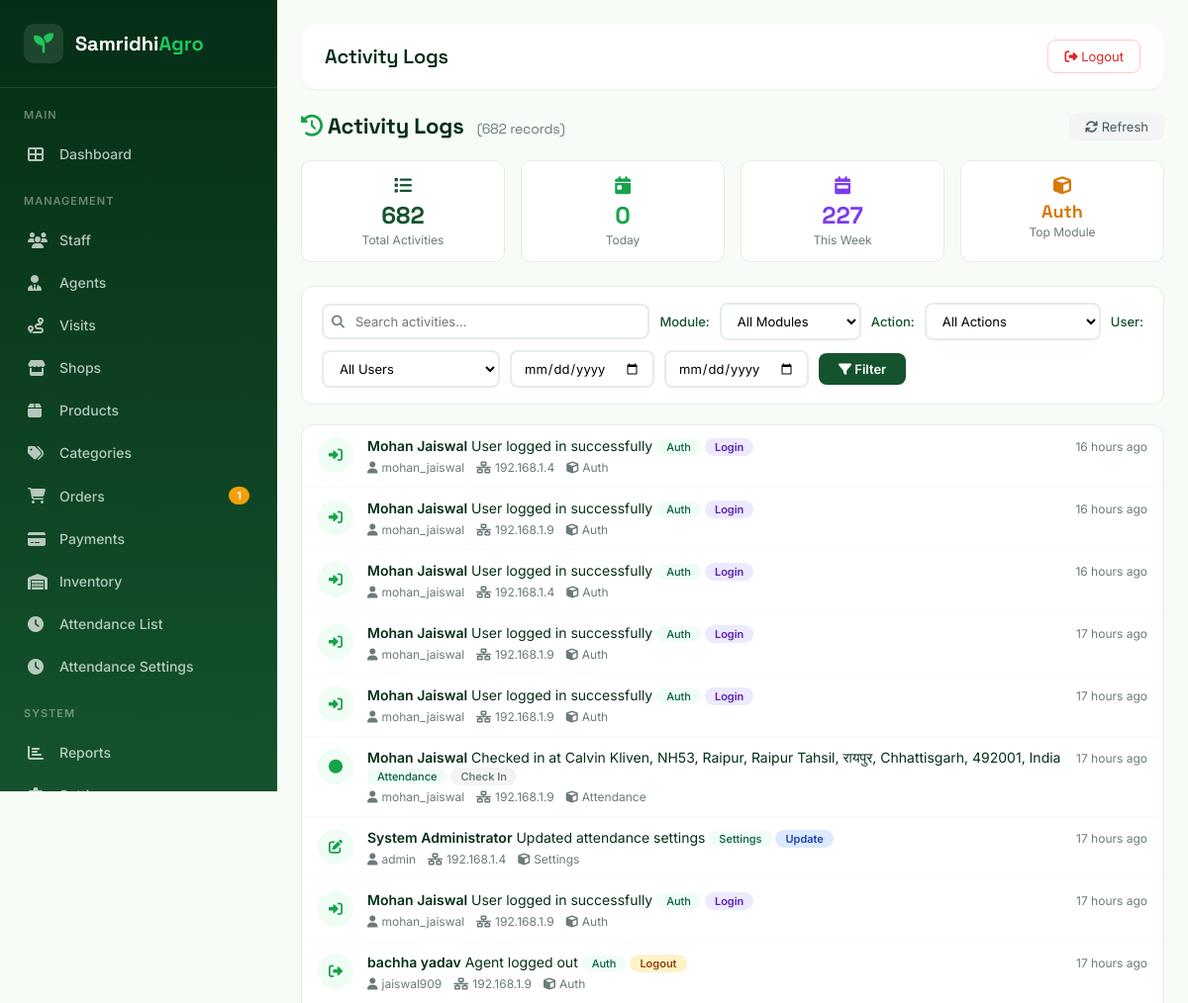
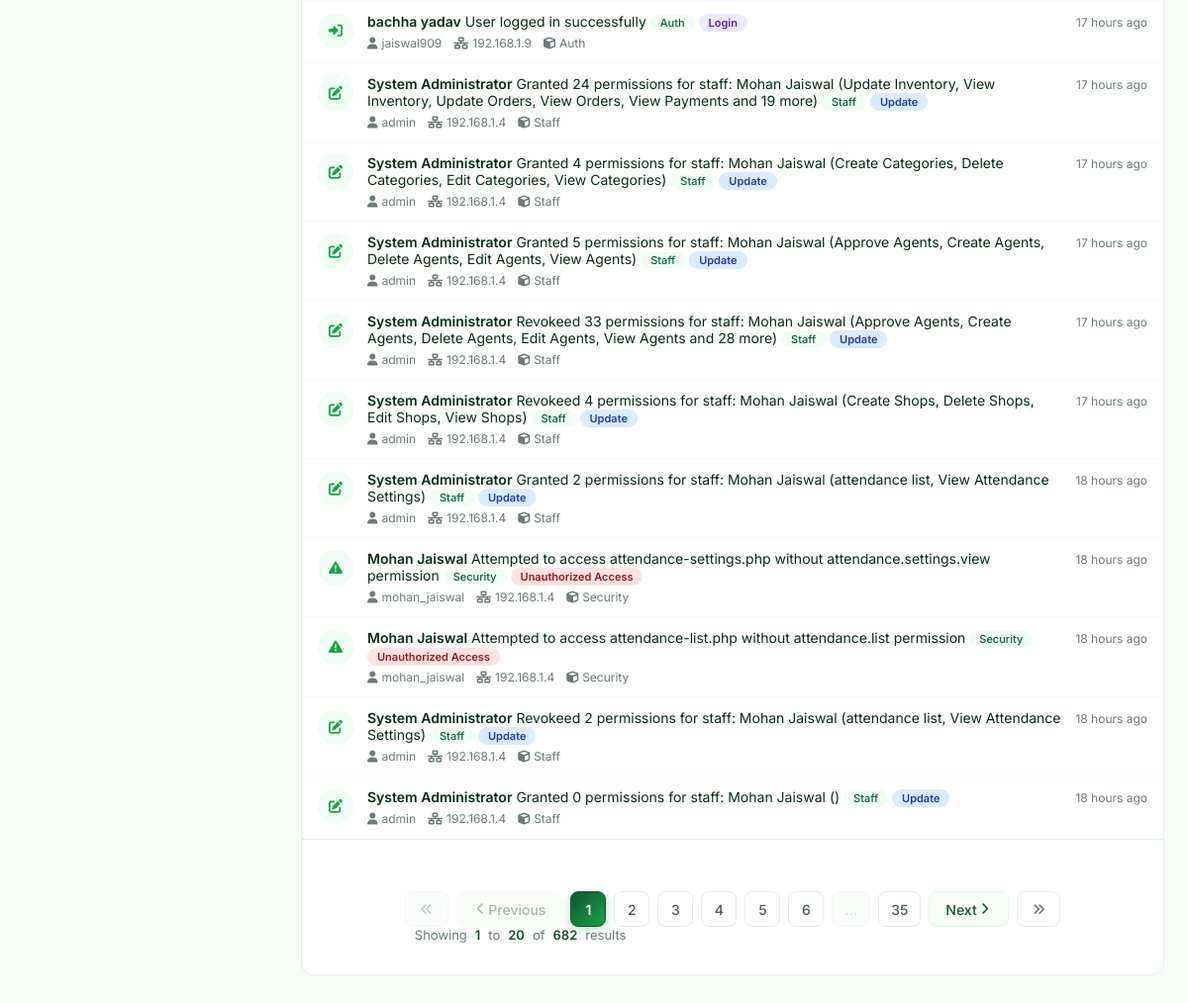
Page /admin/activity-logs.php (signed in) on the committed database (2 pictures, top to bottom).
### tables this page shows
CREATE TABLE `activity_logs` (
  `id` int(11) NOT NULL,
  `user_id` int(11) DEFAULT NULL,
  `action` varchar(100) NOT NULL,
  `module` varchar(50) DEFAULT NULL,
  `description` text DEFAULT NULL,
  `ip_address` varchar(45) DEFAULT NULL,
  `user_agent` text DEFAULT NULL,
  `old_data` longtext DEFAULT NULL CHECK (json_valid(`old_data`)),
  `new_data` longtext DEFAULT NULL CHECK (json_valid(`new_data`)),
  `created_at` datetime NOT NULL DEFAULT current_timestamp()
);

CREATE TABLE `users` (
  `id` int(11) NOT NULL,
  `username` varchar(50) NOT NULL,
  `email` varchar(100) NOT NULL,
  `password_hash` varchar(255) NOT NULL,
  `full_name` varchar(100) NOT NULL,
  `phone` varchar(20) DEFAULT NULL,
  `avatar` varchar(255) DEFAULT NULL,
  `role` enum('admin','staff','agent','shop') NOT NULL DEFAULT 'staff',
  `status` enum('active','inactive','suspended') NOT NULL DEFAULT 'active',
  `last_login` datetime DEFAULT NULL,
  `last_ip` varchar(45) DEFAULT NULL,
  `created_at` datetime NOT NULL DEFAULT current_timestamp(),
  `updated_at` datetime NOT NULL DEFAULT current_timestamp() ON UPDATE current_timestamp()
);

### config/database.php (called while the page is built, shortened)
<?php
class Database {
    private static $instance = null;
    private $connection;
    private function __construct() {
        try {
            $dsn = "mysql:host=" . DB_HOST . ";dbname=" . DB_NAME . ";charset=" . DB_CHARSET;
            $options = [
                PDO::ATTR_ERRMODE => PDO::ERRMODE_EXCEPTION,
                PDO::ATTR_DEFAULT_FETCH_MODE => PDO::FETCH_ASSOC,
                PDO::ATTR_EMULATE_PREPARES => false,
                PDO::ATTR_PERSISTENT => false,
                PDO::MYSQL_ATTR_INIT_COMMAND => "SET NAMES utf8mb4",
                PDO::MYSQL_ATTR_USE_BUFFERED_QUERY => true,
            ];
            $this->connection = new PDO($dsn, DB_USER, DB_PASS, $options);
        } catch (PDOException $e) {
            error_log("Database Connection Error: " . $e->getMessage());
            die("
                <!DOCTYPE html>
                <html>
                <head>
                    <title>Database Connection Error</title>
                    <style>
                        body { font-family: Arial, sans-serif; background: #f8f9fa; display: flex; justify-content: center; align-items: center; height: 100vh; margin: 0; }
                        .error-box { background: white; padding: 40px; border-radius: 8px; box-shadow: 0 2px 10px rgba(0,0,0,0.1); max-width: 500px; text-align: center; }
                        h1 { color: #dc3545; margin-bottom: 10px; }
                        p { color: #6c757d; line-height: 1.6; }
                        .icon { font-size: 48px; margin-bottom: 20px; }
                    </style>
                </head>
                <body>
                    <div class='error-box'>
                        <div class='icon'>🔌</div>
                        <h1>Database Connection Failed</h1>
                        <p>Unable to connect to the database. Please check your configuration and ensure the database service is running.</p>
                        <p style='font-size: 12px; color: #999;'>Error: " . htmlspecialchars($e->getMessage()) . "</p>
                    </div>
                </body>
                </html>
            ");
        }
    }
    public static function getInstance() {
        if (self::$instance === null) {
            self::$instance = new self();
        }
        return self::$instance;
    }
    public function query($sql, $params = []) {
        $stmt = $this->connection->prepare($sql);
        $stmt->execute($params);
        return $stmt;
    }
    public function fetchOne($sql, $params = []) {
        $stmt = $this->query($sql, $params);
        return $stmt->fetch();
    }
    public function fetchAll($sql, $params = []) {
        $stmt = $this->query($sql, $params);
        return $stmt->fetchAll();
    }
}
function getDB() {
    return Database::getInstance();
}

### admin/activity-logs.php (the view, shortened to what this page needs)
<?php
require_once '../includes/admin_header.php';
$db = getDB();
$search = $_GET['search'] ?? '';
$module = $_GET['module'] ?? 'all';
$action = $_GET['action'] ?? 'all';
$user = isset($_GET['user']) ? (int)$_GET['user'] : 0;
$dateFrom = $_GET['date_from'] ?? '';
$dateTo = $_GET['date_to'] ?? '';
$page = max(1, (int)($_GET['page'] ?? 1));
$perPage = PAGINATION_DEFAULT_LIMIT;
$offset = getPaginationOffset($page, $perPage);
$whereConditions = [];
$params = [];
$whereClause = !empty($whereConditions) ? 'WHERE ' . implode(' AND ', $whereConditions) : '';
$sql = "SELECT COUNT(*) as total FROM activity_logs al $whereClause";
$result = $db->fetchOne($sql, $params);
$totalLogs = $result['total'] ?? 0;
$sql = "SELECT al.*,
        u.full_name as user_name,
        u.username,
        u.email as user_email
        FROM activity_logs al
        LEFT JOIN users u ON al.user_id = u.id
        $whereClause
        ORDER BY al.created_at DESC
        LIMIT ? OFFSET ?";
$queryParams = array_merge($params, [$perPage, $offset]);
$activityLogs = $db->fetchAll($sql, $queryParams);
$totalPages = ceil($totalLogs / $perPage);
$paginationUrl = 'activity-logs.php?page={page}&search=' . urlencode($search) . '&module=' . $module . '&action=' . $action . '&user=' . $user;
$pagination = getPagination($totalLogs, $page, $perPage, $paginationUrl);
$sql = "SELECT COUNT(*) as total FROM activity_logs";
$result = $db->fetchOne($sql);
$totalActivities = $result['total'] ?? 0;
$sql = "SELECT COUNT(*) as total FROM activity_logs WHERE DATE(created_at) = CURDATE()";
$result = $db->fetchOne($sql);
$todayActivities = $result['total'] ?? 0;
$sql = "SELECT COUNT(*) as total FROM activity_logs WHERE YEARWEEK(created_at) = YEARWEEK(CURDATE())";
$result = $db->fetchOne($sql);
$weekActivities = $result['total'] ?? 0;
$sql = "SELECT module, COUNT(*) as count FROM activity_logs WHERE module IS NOT NULL AND module != '' GROUP BY module ORDER BY count DESC LIMIT 1";
$result = $db->fetchOne($sql);
$topModule = $result['module'] ?? 'N/A';
?>
<div class="content-card" style="padding: 0; border: none; box-shadow: none; background: transparent;">
    <div style="display: flex; justify-content: space-between; align-items: center; margin-bottom: 20px; flex-wrap: wrap; gap: 12px;">
        <h2 style="font-family: 'Space Grotesk', sans-serif; font-size: 22px; font-weight: 700; color: #052E16; margin: 0;">
            <i class="fas fa-history" style="color: #16A34A;"></i>
            Activity Logs
            <span style="font-size: 14px; font-weight: 400; color: #6B7A7B; margin-left: 8px;">
                (<?php echo number_format($totalLogs); ?> records)
            </span>
        </h2>
        <a href="activity-logs.php" class="btn-action-sm" style="
            padding: 6px 16px;
            background: #F3F4F6;
            color: #4A5B5D;
            border: none;
            border-radius: 8px;
            font-family: 'Inter', sans-serif;
            font-size: 13px;
            text-decoration: none;
            transition: all 0.3s ease;
            cursor: pointer;
        ">
            <i class="fas fa-sync"></i> Refresh
        </a>
    </div>
    <div class="stats-grid">
        <div class="stat-card total">
            <span class="stat-icon"><i class="fas fa-list" style="color: #14532D;"></i></span>
            <div class="stat-number"><?php echo number_format($totalActivities); ?></div>
            <div class="stat-label">Total Activities</div>
        </div>
        <div class="stat-card today">
            <span class="stat-icon"><i class="fas fa-calendar-day" style="color: #16A34A;"></i></span>
            <div class="stat-number"><?php echo number_format($todayActivities); ?></div>
            <div class="stat-label">Today</div>
        </div>
        <div class="stat-card week">
            <span class="stat-icon"><i class="fas fa-calendar-week" style="color: #7C3AED;"></i></span>
            <div class="stat-number"><?php echo number_format($weekActivities); ?></div>
            <div class="stat-label">This Week</div>
        </div>
        <div class="stat-card top-module">
            <span class="stat-icon"><i class="fas fa-cube" style="color: #D97706;"></i></span>
            <div class="stat-number"><?php echo escapeHtml(ucfirst($topModule)); ?></div>
            <div class="stat-label">Top Module</div>
        </div>
    </div>
    <div class="filter-bar">
        <form method="GET" action="" style="display: flex; flex-wrap: wrap; gap: 10px; align-items: center; width: 100%;">
            <div style="flex: 1; min-width: 150px; position: relative;">
                <input
                    type="text"
                    name="search"
                    placeholder="Search activities..."
                    value="<?php echo escapeHtml($search); ?>"
                    style="
                        width: 100%;
                        padding: 8px 12px 8px 32px;
                        border: 2px solid #E5EDE7;
                        border-radius: 8px;
                        font-family: 'Inter', sans-serif;
                        font-size: 13px;
                        transition: all 0.3s ease;
                        background: white;
                    "
                >
                <i class="fas fa-search" style="
                    position: absolute;
                    left: 10px;
                    top: 50%;
                    transform: translateY(-50%);
                    color: #6B7A7B;
                    font-size: 13px;
                "></i>
            </div>
            <label for="module">Module:</label>
            <select id="module" name="module">
                <option value="all" <?php echo $module === 'all' ? 'selected' : ''; ?>>All Modules</option>
            </select>
            <label for="action">Action:</label>
            <select id="action" name="action">
                <option value="all" <?php echo $action === 'all' ? 'selected' : ''; ?>>All Actions</option>
            </select>
            <label for="user">User:</label>
            <select id="user" name="user">
                <option value="0" <?php echo $user == 0 ? 'selected' : ''; ?>>All Users</option>
            </select>
            <input
                type="date"
                name="date_from"
                value="<?php echo escapeHtml($dateFrom); ?>"
                placeholder="From"
                style="padding: 8px 12px; border: 2px solid #E5EDE7; border-radius: 8px; font-family: 'Inter', sans-serif; font-size: 13px; background: white;"
            >
            <input
                type="date"
                name="date_to"
                value="<?php echo escapeHtml($dateTo); ?>"
                placeholder="To"
                style="padding: 8px 12px; border: 2px solid #E5EDE7; border-radius: 8px; font-family: 'Inter', sans-serif; font-size: 13px; background: white;"
            >
            <button type="submit" class="btn-filter">
                <i class="fas fa-filter"></i> Filter
            </button>
        </form>
    </div>
    <div style="background: white; border: 1px solid #E5EDE7; border-radius: 12px; overflow: hidden;">
        <?php if (empty($activityLogs)): ?>
            <div class="empty-state">
                <i class="fas fa-inbox"></i>
                <p>No activities found matching your criteria.</p>
                <?php if (!empty($search) || $module !== 'all' || $action !== 'all' || $user > 0 || !empty($dateFrom) || !empty($dateTo)): ?>
                    <p style="font-size: 13px;">Try adjusting your filters.</p>
                <?php endif; ?>
            </div>
        <?php else: ?>
            <?php foreach ($activityLogs as $log): ?>
            <div class="log-item">
                <div class="log-icon">
                    <i class="fas fa-<?php
                        echo match($log['action']) {
                            'create' => 'plus',
                            'update' => 'edit',
                            'delete' => 'trash',
                            'login' => 'sign-in-alt',
                            'logout' => 'sign-out-alt',
                            'unauthorized_access' => 'exclamation-triangle',
                            default => 'circle'
                        };
                    ?>"></i>
                </div>
                <div class="log-content">
                    <div class="log-text">
                        <?php if ($log['user_name']): ?>
                            <strong><?php echo escapeHtml($log['user_name']); ?></strong>
                        <?php else: ?>
                            <strong>System</strong>
                        <?php endif; ?>
                        <?php echo escapeHtml($log['description'] ?? $log['action']); ?>
                        <?php if (!empty($log['module'])): ?>
                            <span class="module-badge"><?php echo escapeHtml($log['module']); ?></span>
                        <?php endif; ?>
                        <span class="activity-badge <?php echo in_array($log['action'], ['create', 'update', 'delete', 'login', 'logout', 'unauthorized_access']) ? $log['action'] : 'default'; ?>">
                            <?php echo escapeHtml(str_replace('_', ' ', ucfirst($log['action'] ?? 'unknown'))); ?>
                        </span>
                    </div>
                    <div class="log-meta">
                        <?php if ($log['user_name']): ?>
                            <span><i class="fas fa-user"></i> <?php echo escapeHtml($log['username'] ?? ''); ?></span>
                        <?php endif; ?>
                        <?php if (!empty($log['ip_address'])): ?>
                            <span><i class="fas fa-network-wired"></i> <?php echo escapeHtml($log['ip_address']); ?></span>
                        <?php endif; ?>
                        <?php if (!empty($log['module'])): ?>
                            <span><i class="fas fa-cube"></i> <?php echo escapeHtml(ucfirst($log['module'])); ?></span>
                        <?php endif; ?>
                    </div>
                </div>
                <div class="log-time">
                    <span title="<?php echo formatDate($log['created_at']); ?>">
                        <?php echo timeAgo($log['created_at']); ?>
                    </span>
                </div>
            </div>
            <?php endforeach; ?>
            <?php if ($totalPages > 1): ?>
            <div style="padding: 16px 20px; border-top: 1px solid #E5EDE7;">
                <?php echo $pagination; ?>
            </div>
            <?php endif; ?>
        <?php endif; ?>
    </div>
</div>
<?php require_once '../includes/admin_footer.php'; ?>

### assets/css/style.css (style rules this page uses)
*, *::before, *::after { box-sizing: border-box; }
html { scroll-behavior: smooth; }
body, h1, h2, h3, h4, p, ul, figure { margin: 0; }
a { text-decoration: none; color: inherit; }
button { font: inherit; background: none; border: none; cursor: pointer; }
:root { --forest: #14532d; --agri-green: #16a34a; --fresh-green: #22c55e; --light-green: #dcfce7; --dark-green: #052e16; --leaf-green: #65a30d; --soft-mint: #f0fdf4; --bg: #f7fcf7; --white: #ffffff; --gold: #eab308; --gold-dark: #b45309; --text-strong: #0b2313; --text-body: #34493d; --text-muted: #6b8574; --font-display: "Space Grotesk", "Segoe UI", sans-serif; --font-body: "Inter", "Segoe UI", sans-serif; --r-sm: 14px; --r-md: 20px; --r-lg: 28px; --shadow-sm: 0 4px 16px rgba(5, 46, 22, 0.08); --shadow-md: 0 12px 32px rgba(5, 46, 22, 0.12); --shadow-lg: 0 24px 60px rgba(5, 46, 22, 0.18); --container-w: 1240px; --nav-h: 84px; }
body { font-family: var(--font-body); color: var(--text-body); background: var(--bg); -webkit-font-smoothing: antialiased; }
h1, h2, h3, h4 { font-family: var(--font-display); color: var(--text-strong); line-height: 1.15; letter-spacing: -0.01em; }
h2 { font-size: clamp(1.8rem, 3vw, 2.6rem); font-weight: 600; }
.stats-grid { position: relative; z-index: 1; display: grid; grid-template-columns: repeat(4, 1fr); gap: 24px; text-align: center; }

### includes/admin_header.php (style rules this page uses)
.content-card { background: white; border-radius: 16px; padding: 24px; box-shadow: 0 1px 3px rgba(0, 0, 0, 0.05); border: 1px solid #E5EDE7; margin-bottom: 24px; }

### rows in the picture
activity_logs: user.full_name "Mohan Jaiswal", description "User logged in successfully", module "Auth", action "Login", user.username "mohan_jaiswal", ip_address "192.168.1.4", created_at "16 hours ago"
activity_logs: user.full_name "Mohan Jaiswal", description "User logged in successfully", module "Auth", action "Login", user.username "mohan_jaiswal", ip_address "192.168.1.9", created_at "16 hours ago"
activity_logs: user.full_name "Mohan Jaiswal", description "User logged in successfully", module "Auth", action "Login", user.username "mohan_jaiswal", ip_address "192.168.1.4", created_at "16 hours ago"
activity_logs: user.full_name "Mohan Jaiswal", description "User logged in successfully", module "Auth", action "Login", user.username "mohan_jaiswal", ip_address "192.168.1.9", created_at "17 hours ago"
activity_logs: user.full_name "Mohan Jaiswal", description "User logged in successfully", module "Auth", action "Login", user.username "mohan_jaiswal", ip_address "192.168.1.9", created_at "17 hours ago"
activity_logs: user.full_name "Mohan Jaiswal", description "Checked in at Calvin Kliven, NH53, Raipur, Raipur Tahsil, रायपुर, Chhattisgarh, 492001, India", module "Attendance", action "Check In", user.username "mohan_jaiswal", ip_address "192.168.1.9", created_at "17 hours ago"
activity_logs: user.full_name "System Administrator", description "Updated attendance settings", module "Settings", action "Update", user.username "admin", ip_address "192.168.1.4", created_at "17 hours ago"
activity_logs: user.full_name "Mohan Jaiswal", description "User logged in successfully", module "Auth", action "Login", user.username "mohan_jaiswal", ip_address "192.168.1.9", created_at "17 hours ago"
activity_logs: user.full_name "bachha yadav", description "Agent logged out", module "Auth", action "Logout", user.username "jaiswal909", ip_address "192.168.1.9", created_at "17 hours ago"
activity_logs: user.full_name "bachha yadav", description "User logged in successfully", module "Auth", action "Login", user.username "jaiswal909", ip_address "192.168.1.9", created_at "17 hours ago"
activity_logs: user.full_name "System Administrator", description "Granted 24 permissions for staff: Mohan Jaiswal (Update Inventory, View Inventory, Update Orders, View Orders, View Payments and 19 more)", module "Staff", action "Update", user.username "admin", ip_address "192.168.1.4", created_at "17 hours ago"
activity_logs: user.full_name "System Administrator", description "Granted 4 permissions for staff: Mohan Jaiswal (Create Categories, Delete Categories, Edit Categories, View Categories)", module "Staff", action "Update", user.username "admin", ip_address "192.168.1.4", created_at "17 hours ago"
activity_logs: user.full_name "System Administrator", description "Granted 5 permissions for staff: Mohan Jaiswal (Approve Agents, Create Agents, Delete Agents, Edit Agents, View Agents)", module "Staff", action "Update", user.username "admin", ip_address "192.168.1.4", created_at "17 hours ago"
activity_logs: user.full_name "System Administrator", description "Revokeed 33 permissions for staff: Mohan Jaiswal (Approve Agents, Create Agents, Delete Agents, Edit Agents, View Agents and 28 more)", module "Staff", action "Update", user.username "admin", ip_address "192.168.1.4", created_at "17 hours ago"
activity_logs: user.full_name "System Administrator", description "Revokeed 4 permissions for staff: Mohan Jaiswal (Create Shops, Delete Shops, Edit Shops, View Shops)", module "Staff", action "Update", user.username "admin", ip_address "192.168.1.4", created_at "17 hours ago"
activity_logs: user.full_name "System Administrator", description "Granted 2 permissions for staff: Mohan Jaiswal (attendance list, View Attendance Settings)", module "Staff", action "Update", user.username "admin", ip_address "192.168.1.4", created_at "18 hours ago"
activity_logs: user.full_name "Mohan Jaiswal", description "Attempted to access attendance-settings.php without attendance.settings.view permission", module "Security", action "Unauthorized Access", user.username "mohan_jaiswal", ip_address "192.168.1.4", created_at "18 hours ago"
activity_logs: user.full_name "Mohan Jaiswal", description "Attempted to access attendance-list.php without attendance.list permission", module "Security", action "Unauthorized Access", user.username "mohan_jaiswal", ip_address "192.168.1.4", created_at "18 hours ago"
activity_logs: user.full_name "System Administrator", description "Revokeed 2 permissions for staff: Mohan Jaiswal (attendance list, View Attendance Settings)", module "Staff", action "Update", user.username "admin", ip_address "192.168.1.4", created_at "18 hours ago"
activity_logs: user.full_name "System Administrator", description "Granted 0 permissions for staff: Mohan Jaiswal ()", module "Staff", action "Update", user.username "admin", ip_address "192.168.1.4", created_at "18 hours ago"

### other values in the picture
$pendingOrders "1"
escapeHtml($pageTitle) "Activity Logs"
$totalLogs "682"
$totalActivities "682"
$todayActivities "0"
$weekActivities "227"
escapeHtml(ucfirst($topModule)) "Auth"
$totalPages "35"
$startItem "1"
$endItem "20"
$totalItems "682"
